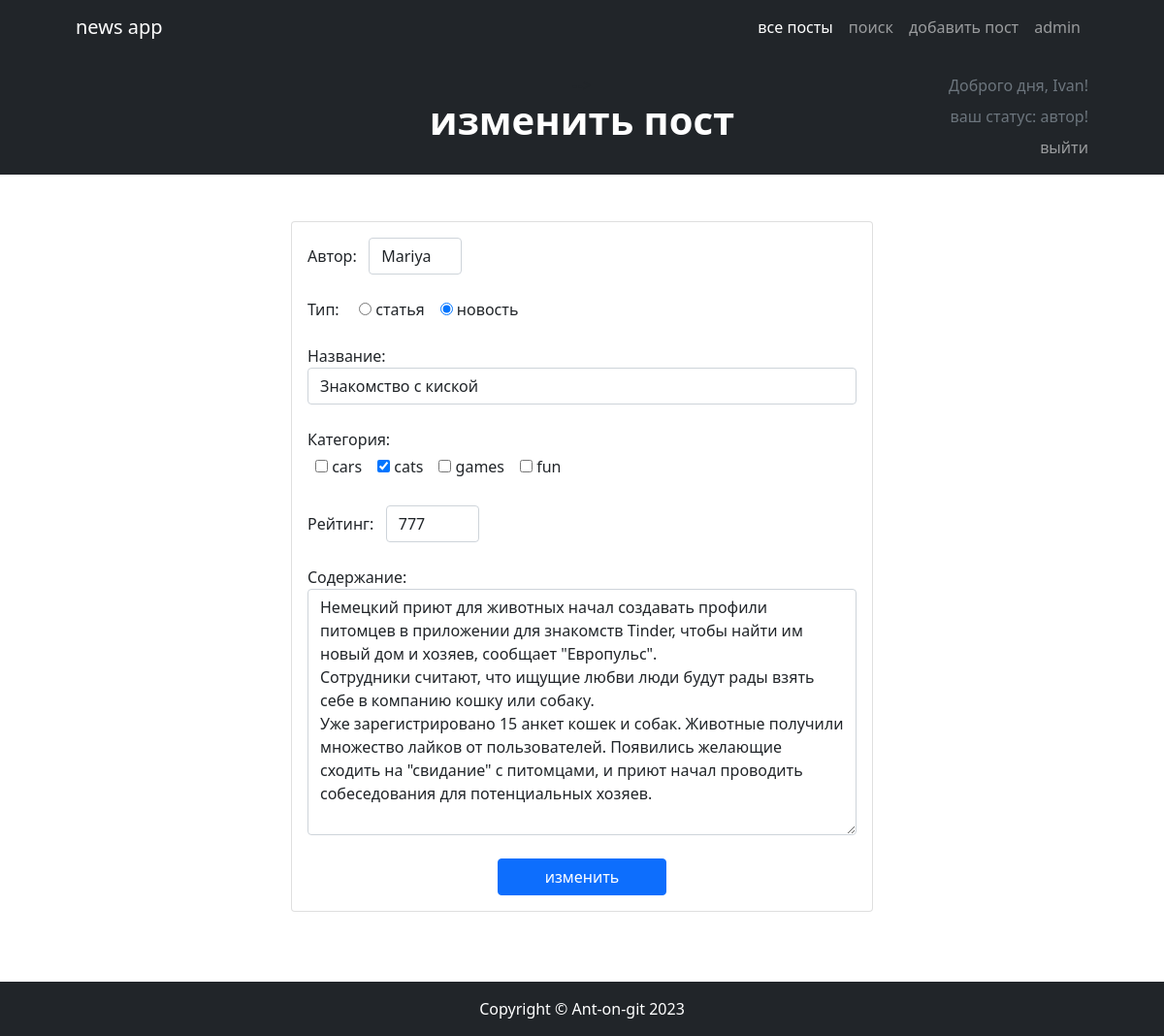
The app's page /4/edit/ (signed in) with its own data.
### news/models.py (models this page shows, shortened)
class Post(models.Model):
    class Types(models.TextChoices):
        article = 'статья', 'статья'
        news = 'новость', 'новость'
    type = models.CharField(max_length=7, choices=Types.choices, default=Types.article)
    datetime_create = models.DateTimeField(auto_now_add=True)
    title = models.CharField(max_length=255)
    text = models.TextField()
    rating = models.IntegerField(default=0)
    author = models.ForeignKey('Author', on_delete=models.CASCADE)
    category = models.ManyToManyField('Category', through='PostCategory')

### news/views.py (the view)
# urls.py: path('<int:pk>/edit/', PostUpdate.as_view(), name='update_post'),
class PostUpdate(PermissionRequiredMixin, UpdateView):
    permission_required = ('news.change_post',)
    template_name = 'postCreate.html'
    form_class = PostForm
    def get_object(self, **kwargs):
        id = self.kwargs.get('pk')
        return Post.objects.get(id=id)
    def get_context_data(self, **kwargs):
        context = super().get_context_data(**kwargs)
        context['edit'] = 'изменить'
        user = self.request.user
        if self.request.user.is_authenticated:
            context['username'] = user.username if user.username else user.email
            context['is_not_author'] = not user.groups.filter(name='authors').exists()
        return context

### news/forms.py
class PostForm(ModelForm):
    author = ModelChoiceField(
        label='Автор',
        queryset=Author.objects.all(),
        widget=Select(attrs={'class': 'form-control', 'style': 'width: 6em; display: inline-block'})
    )
    type = fields.ChoiceField(
        label='Тип',
        choices=(('статья', 'статья'), ('новость', 'новость')),
        widget=RadioSelect()
    )
    title = fields.CharField(
        label='Название',
        widget=TextInput(attrs={'class': 'form-control'})
    )
    category = ModelMultipleChoiceField(
        label='Категория',
        queryset=Category.objects.all(),
        widget=CheckboxSelectMultiple(attrs={'class': 'py-sm-1'})
    )
    rating = fields.IntegerField(
        label='Рейтинг',
        widget=NumberInput(attrs={'class': 'form-control', 'style': 'width: 6em; display: inline-block'})
    )
    text = fields.CharField(
        label='Содержание',
        widget=Textarea(attrs={'class': 'form-control'})
    )
    class Meta:
        model = Post
        fields = ['author', 'type', 'title', 'category', 'rating', 'text']

### news/models.py (called while the page is built)
    def __str__(self):
        return self.name

    def __str__(self):
        return self.user.username

### templates/postCreate.html (shortened to what this page needs)
{% extends 'default.html' %}
{% load custom_filters %}
{% block page_preview %}
    <div class="text-center my-3">-->
      <h1 class="display-6 fw-bold text-white mb-2">
        {% if edit %}
            {{ edit }} пост
        {% else %}
            добавить пост
        {% endif %}
      </h1>
    </div>
{% endblock page_preview %}
{% block default_content %}
    <div class="py-5 col-lg-6 mx-sm-auto">
            <div class="card mb-4">
                    <form method="post" class="card-body">
                        {% for field in form %}
                            <div class="mb-4">
                                {{ field.label_tag }}&nbsp;&nbsp;&nbsp;{{ field }}
                            </div>
                        {% endfor %}
                        <div class="d-md-flex">
                            <input class="btn btn-primary mx-sm-auto px-md-5" type="submit" value="{% if edit %}{{ edit }}{% else %}добавить{% endif %}">
                        </div>
                    </form>
            </div>
    </div>
{% endblock default_content %}

### templates/default.html (shortened to what this page needs)
{% load static %}
<!DOCTYPE html>
<html lang="ru">
    <head>
        <link href="https://cdn.jsdelivr.net/npm/bootstrap-icons@1.4.1/font/bootstrap-icons.css" rel="stylesheet" />
        <link href="{% static 'BootstrapPostList/css/styles.css' %}" rel="stylesheet" />
        <link href="{% static 'BootstrapPostList/css/myStyles.css' %}" rel="stylesheet"/>
    </head>
    <body>
        <div class="wrapper">
            <nav class="navbar navbar-expand-lg navbar-dark bg-dark">
                <div class="container px-5">
                    <a class="navbar-brand" href="#!">news app</a>
                    <div class="collapse navbar-collapse" id="navbarSupportedContent">
                        <ul class="navbar-nav ms-auto mb-2 mb-lg-0">
                            <li class="nav-item"><a class="nav-link active" aria-current="page" href="/">все посты</a></li>
                            <li class="nav-item"><a class="nav-link" href="/search">поиск</a></li>
                            <li class="nav-item"><a class="nav-link" href="/add">добавить пост</a></li>
                            <li class="nav-item"><a class="nav-link" href="/admin/">admin</a></li>
                        </ul>
                    </div>
                </div>
            </nav>
            <header class="bg-dark py-1">
                <div class="container px-5">
                    <div class="row gx-5 justify-content-center">
                        <div class="col-lg-3"></div>
                        <div class="col-lg-6">
                            {% block page_preview %}{% endblock page_preview %}
                        </div>
                        <div class="col-lg-3">
                            <div class="text-muted my-1 flex-right-bottom user-info">
                            {% if username %}
                                <p class="my-md-1">Доброго дня, {{ username }}!</p>
                                <p class="flex-right-bottom my-md-1">ваш статус:
                                    {% if is_not_author %}
                                        читатель.
                                        <button class="btn btn-secondary py-0 my-md-1">
                                            <a class="text-decoration-none link-light" href="get_in_author_group">стать автором</a>
                                        </button>
                                        {% else %}
                                            автор!
                                    {% endif %}
                                </p>
                                <div class="navbar-dark">
                                    <div class="navbar-nav">
                                        <a class="nav-link p-0 mt-1 text-opacity-75" href="/accounts/logout">выйти</a>
                                    </div>
                                </div>
                            {% endif %}
                            </div>
                        </div>
                    </div>
                </div>
            </header>
            <div class="main">
                {% block default_content %}
                {% endblock default_content %}
            </div>
            <footer class="py-3 bg-dark">
                <div class="container px-5"><p class="m-0 text-center text-white">Copyright &copy; Ant-on-git 2023</p></div>
            </footer>
        </div>
    </body>
</html>

### records on screen
Post: form "Mariya" "☐ статья ☑ новость" "Знакомство с киской" "777" "Немецкий приют для животных начал создавать профили питомцев в приложении для знакомств Tinder, чтобы найти им новый дом и хозяев, сообщает \"Европульс\". Сотрудники считают, что ищущие любви люди будут рады взять себе в компанию кошку или собаку. Уже зарегистрировано 15 анкет кошек и собак. Животные получили множество лайков от пользователей. Появились желающие сходить на \"свидание\" с питомцами, и приют начал проводить собеседования для потенциальных хозяев."

### other values on screen
{{ edit }} "изменить"
{{ username }} "Ivan"
{{ field.label_tag }} "Автор:" "Тип:" "Название:" "Категория:" "Рейтинг:" "Содержание:"
